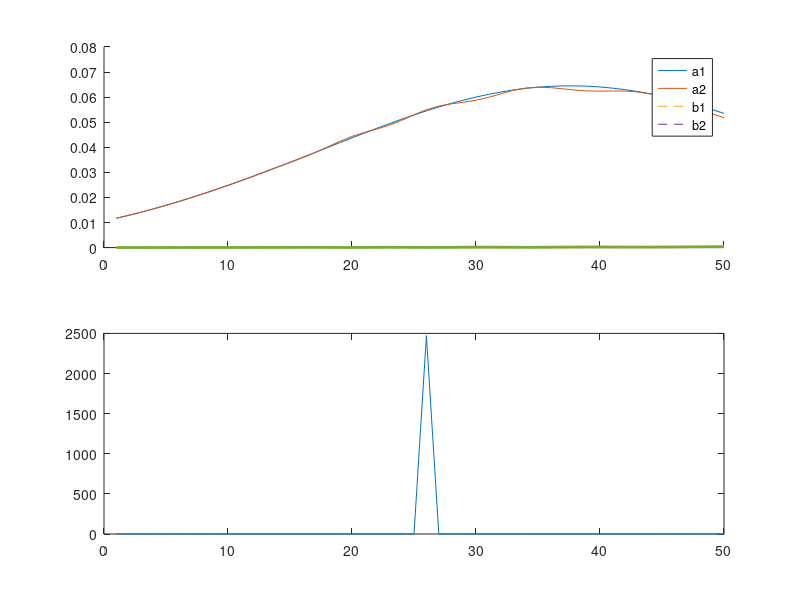

This figure's MATLAB source:
clear all; close all;
load('sparam_waveguide_data.mat')
a1abs=abs(a2).^2;
a2abs=abs(a2).^2;
b1abs=abs(b1).^2;
b2abs=abs(b2).^2;

figure()
subplot(2,1,1)
hold on
plot(abs(a1).^2)
plot(abs(a2).^2)
plot(abs(b1).^2,'--')
plot(abs(b2).^2,'--')

S12 = abs(a2./(a1)).^2;
plot(abs(b2./(a1)).^2,'linewidth',2)
hold off

legend('a1','a2','b1','b2')

subplot(2,1,2)
fftS12 = abs(fftshift(fft(S12))).^2;
plot(fftS12)